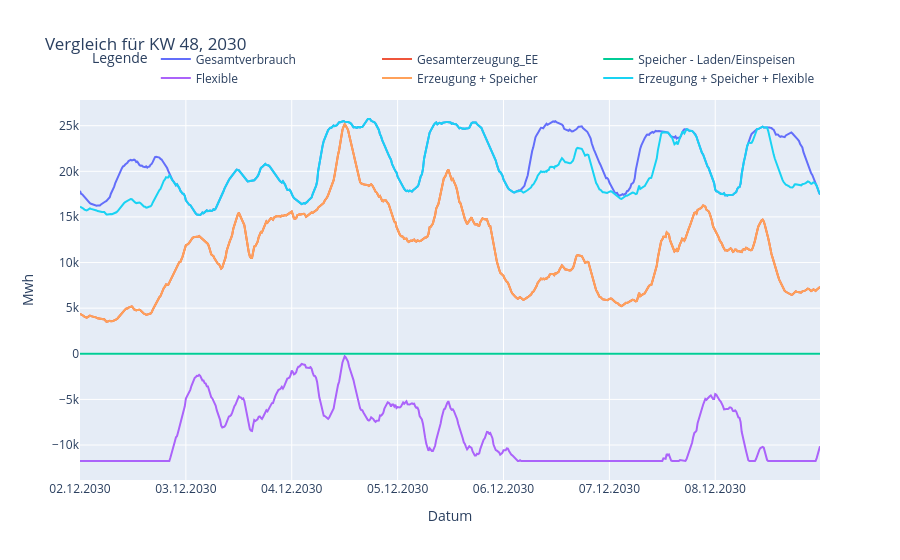

Notebook code for this chart:
### Markdown cell above
## Wochendiagramm: Vergleich Verbrauch Erzeugung/Verbrauch, 15min

### Code cell
selected_week = str(config.params.selected_week_plot)
selected_year = str(config.params.selected_year_plot)

# didirectory_yearly_generation and consumption_all_years_excluding_loadprofile are dicitionaries

addTimeInformation(calculated_storage_df)
addTimeInformation(calculated_flexpowerplant_df)
addTimeInformation(calculated_storage_ee_df)
addTimeInformation(calculated_all_df)
addTimeInformation(storage_df)
addTimeInformation(flexipowerplant_df)
addTimeInformation(storage_ee_combined_df)
addTimeInformation(all_combined_df)
addTimeInformation(production_end_year)
#print(production_end_year)

#plotWeekDiagramm(selected_week, selected_year, consumption_all_years_including_loadprofile, production_end_year, calculated_storage_df, calculated_flexpowerplant_df, calculated_storage_ee_df, calculated_all_df, "wochendiagramm_KW")
plotWeekDiagramm(selected_week, selected_year, consumption_all_years_including_loadprofile, production_end_year, storage_df, flexipowerplant_df, storage_ee_combined_df, all_combined_df, "wochendiagramm_KW")

### Figure 1 — Plotly figure (JSON) as saved in the notebook; plotly's stock layout.template omitted (floating-point values rounded to 4 significant figures; data arrays with more than 128 entries replaced by an {"elided": "..."} marker saying what was removed)
{"data": [{"mode": "lines", "name": "Gesamtverbrauch", "type": "scatter", "x": {"elided": "672 str values"}, "y": {"elided": "672 float values"}}, {"mode": "lines", "name": "Gesamterzeugung_EE", "type": "scatter", "x": {"elided": "672 str values"}, "y": {"elided": "672 float values"}}, {"mode": "lines", "name": "Speicher - Laden/Einspeisen", "type": "scatter", "x": {"elided": "672 str values"}, "y": {"elided": "672 int values"}}, {"mode": "lines", "name": "Flexible", "type": "scatter", "x": {"elided": "672 str values"}, "y": {"elided": "672 float values"}}, {"mode": "lines", "name": "Erzeugung + Speicher", "type": "scatter", "x": {"elided": "672 str values"}, "y": {"elided": "672 float values"}}, {"mode": "lines", "name": "Erzeugung + Speicher + Flexible", "type": "scatter", "x": {"elided": "672 str values"}, "y": {"elided": "672 float values"}}], "layout": {"legend": {"orientation": "h", "title": {"text": "Legende"}, "x": 1, "xanchor": "right", "y": 1.02, "yanchor": "bottom"}, "title": {"text": "Vergleich für KW 48, 2030"}, "xaxis": {"tickformat": "%d.%m.%Y", "tickmode": "array", "tickvals": ["2030-12-02T00:00:00", "2030-12-03T00:00:00", "2030-12-04T00:00:00", "2030-12-05T00:00:00", "2030-12-06T00:00:00", "2030-12-07T00:00:00", "2030-12-08T00:00:00"], "title": {"text": "Datum"}}, "yaxis": {"title": {"text": "Mwh"}}}}
